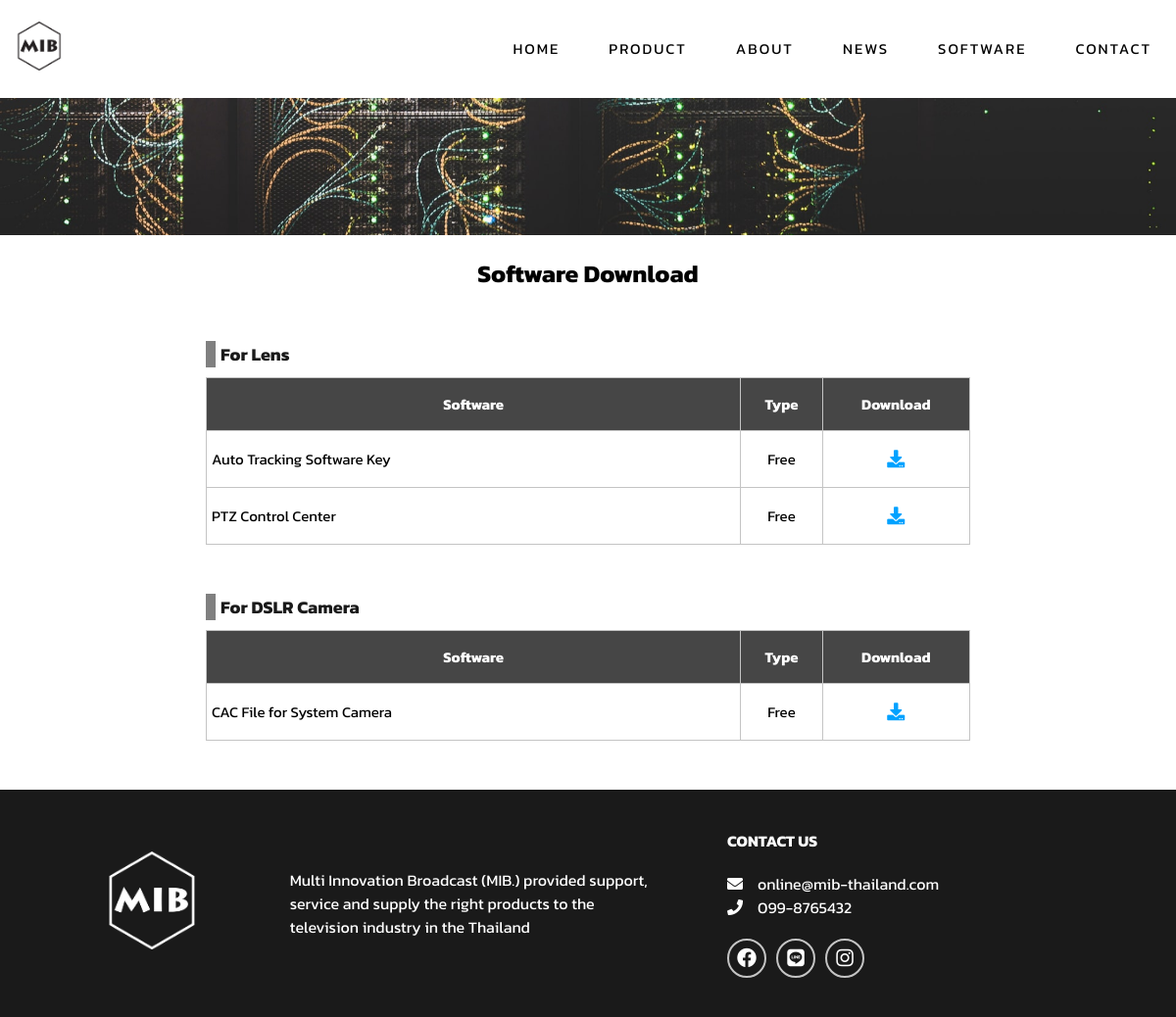
Before: /software.php with the older database file.
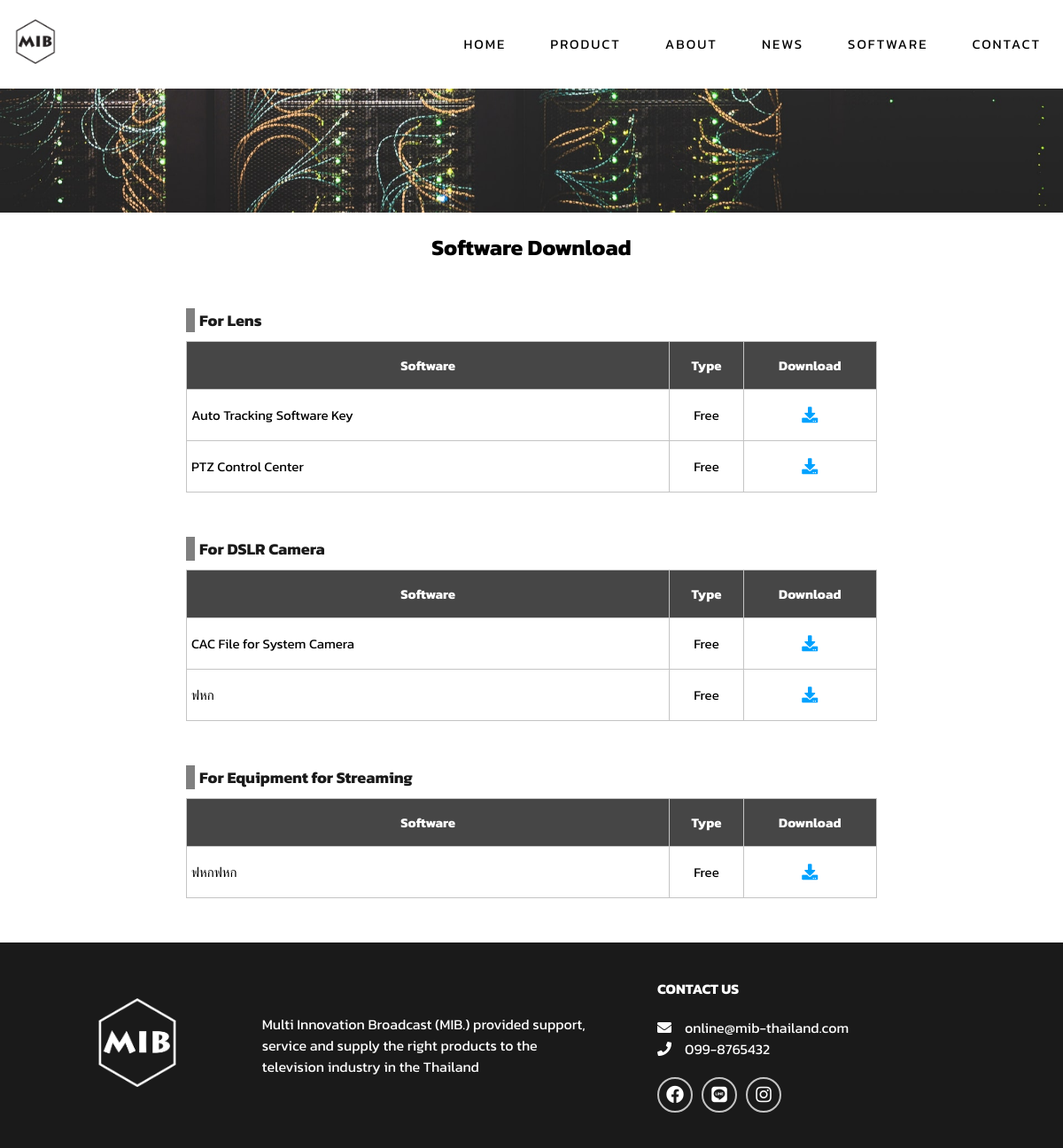
After: the same page with the newer database file.
### tables this page shows
CREATE TABLE `tb_software` (
  `software_id` int(11) NOT NULL,
  `software_name` varchar(100) NOT NULL,
  `software_file` varchar(200) NOT NULL,
  `software_description_en` text NOT NULL,
  `software_type_id` int(11) NOT NULL,
  `product_type_id` int(11) NOT NULL,
  `list_no` int(11) NOT NULL,
  `addby` int(11) NOT NULL,
  `adddate` datetime NOT NULL,
  `updateby` int(11) NOT NULL,
  `lastupdate` datetime NOT NULL
);

CREATE TABLE `tb_software_type` (
  `software_type_id` int(11) NOT NULL,
  `software_type_name` varchar(100) NOT NULL
);

### software.php (the view, shortened to what the changed rows need)
<!DOCTYPE html>
<html lang="en">
<head>
    <link rel="stylesheet" href="./assets/css/styles.css">
    <link rel="stylesheet" href="https://cdnjs.cloudflare.com/ajax/libs/font-awesome/5.15.1/css/all.min.css" />
    <link rel="stylesheet" href="https://unpkg.com/swiper/swiper-bundle.css">
    <link rel="stylesheet" href="https://unpkg.com/swiper/swiper-bundle.min.css">
</head>
<body>
    <div class="software-content" >
        <h1 class="software-heading">Software Download</h1>
        <?php
        $sql2 = "SELECT DISTINCT product_type_name,tb_software.product_type_id  FROM
        tb_software
        LEFT JOIN tb_product_type
        ON tb_software.product_type_id = tb_product_type.product_type_id
        LEFT JOIN tb_software_type
        ON tb_software.software_type_id = tb_software_type.software_type_id";
        $result2 = mysqli_query($connection, $sql2);
        while ($row2 = mysqli_fetch_array($result2)) {
        $product_type_id = $row2["product_type_id"];
        ?>
            <div class="software-container">
                <h3 class="software-product-heading">For <?php echo $row2["product_type_name"]; ?></h3>
                <table class="software-table">
                    <thead>
                        <tr>
                            <th>Software</th>
                            <th>Type</th>
                            <th>Download</th>
                        </tr>
                    </thead>
                    <tbody>
                        <?php
                        $sql = "SELECT * FROM
                        tb_software
                        LEFT JOIN tb_product_type
                        ON tb_software.product_type_id = tb_product_type.product_type_id
                        LEFT JOIN tb_software_type
                        ON tb_software.software_type_id = tb_software_type.software_type_id
                        WHERE tb_software.product_type_id = '" . $product_type_id . "'
                        ";
                        $result = mysqli_query($connection, $sql);
                        while ($row = mysqli_fetch_array($result)) {
                        ?>
                            <tr>
                                <td><?php echo $row["software_name"]; ?></td>
                                <td><?php echo $row["software_type_name"]; ?></td>
                                <td><a href="admin/models/softwaremodel/softwaredownload.php?download_id=<?php echo $row["software_id"]; ?>" class="btn-download"><i class="fa fa-download" aria-hidden="true"></i></a></td>
                            </tr>
                        <?php
                        }
                        ?>
                    </tbody>
                </table>
            </div>
        <?php
        }
        ?>
    </div>
</body>
</html>

Changed rows visible on the page:
added tb_software: software_name "ฟหก", software_type.software_type_name "Free", shown under "DSLR Camera"
added tb_software: software_name "ฟหกฟหก", software_type.software_type_name "Free", shown under "Equipment for Streaming"
Other visible differences:
new list line: "For Equipment for Streaming Software Type Download"
